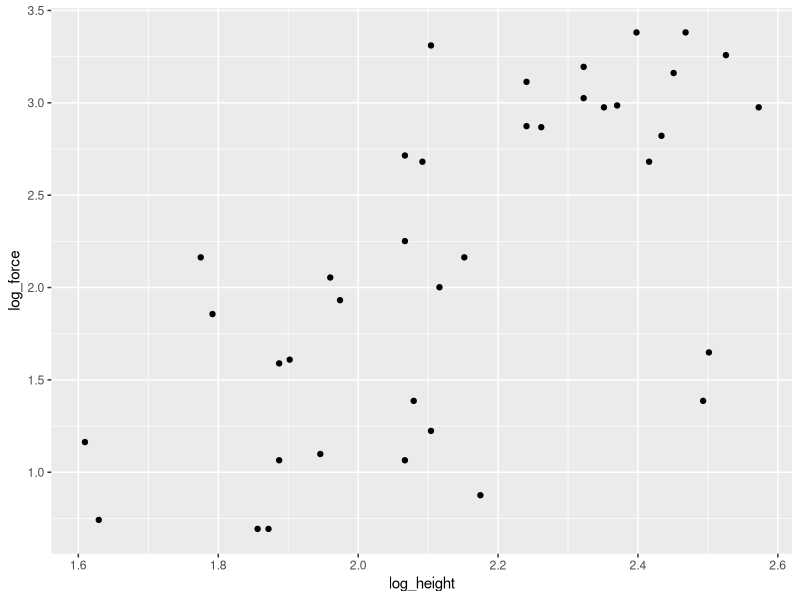
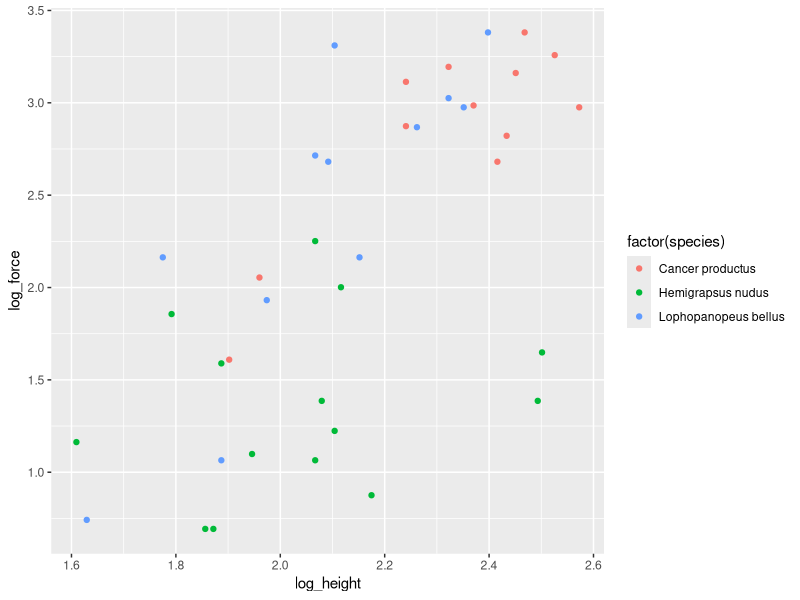
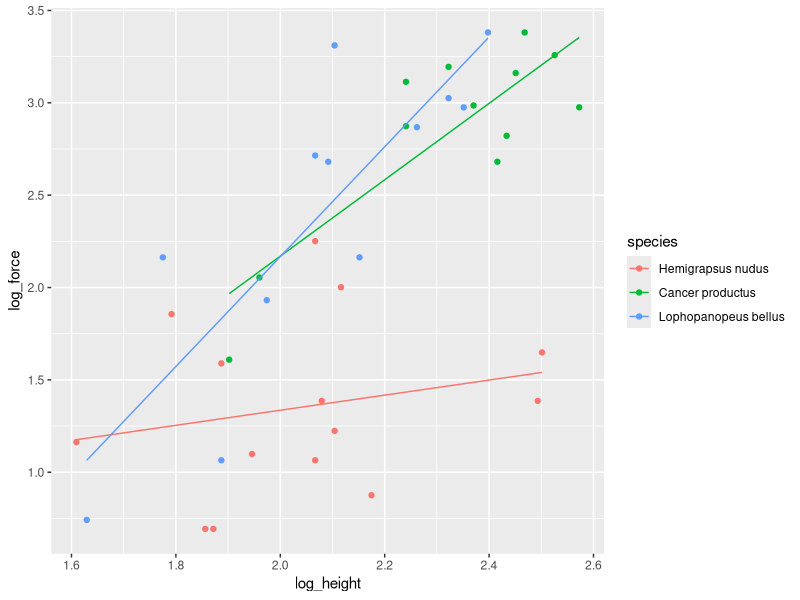
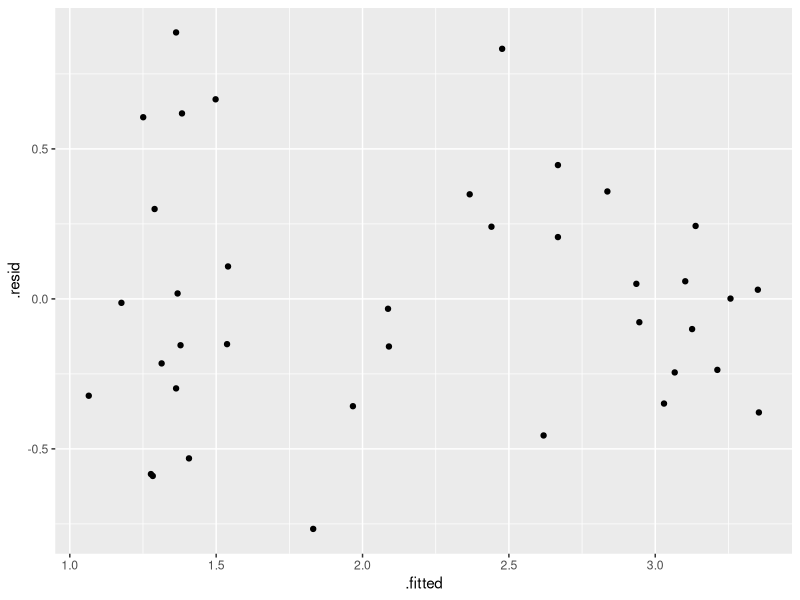

Source code (R) for these figures, in order: (Note: this script raises an error after producing the figures.)
## ---- chunk 1
knitr::opts_chunk$set(echo = TRUE)

library(ggplot2)

## ---- chunk 2

home_dir <- "~/_smu/_src/crabs/"
setwd(home_dir)
data_dir <- "./data"
setwd(data_dir)

crabs <- read.csv("ex0722.csv", stringsAsFactors = FALSE)

setwd(home_dir)

names(crabs) <- tolower(names(crabs))
crabs$species <- as.factor(crabs$species)

crabs$log_force <- log(crabs$force)
crabs$log_height <- log(crabs$height)

# ...	-=-=-=-=-=-=-=-=-=-=-=-=-=-=-=-=-=-=-=-=-=-=-=-=-=-=-=-=-=-=-=-=-=-=-=-=-
# ...	basic plot of data sets
# ...	-=-=-=-=-=-=-=-=-=-=-=-=-=-=-=-=-=-=-=-=-=-=-=-=-=-=-=-=-=-=-=-=-=-=-=-=-

p <- ggplot(crabs, aes(log_height, log_force))
p + geom_point()
p + geom_point(aes(color = factor(species)))

# ...	set reference as Hemigrapsus nudus
crabs <- within(crabs, species <- relevel(species, ref = 2))


# ...	-=-=-=-=-=-=-=-=-=-=-=-=-=-=-=-=-=-=-=-=-=-=-=-=-=-=-=-=-=-=-=-=-=-=-=-=-
# ...	linear model
# ...	-=-=-=-=-=-=-=-=-=-=-=-=-=-=-=-=-=-=-=-=-=-=-=-=-=-=-=-=-=-=-=-=-=-=-=-=-

fit_1 = lm(log_force ~ log_height + species + log_height * species, data = crabs)

summary(fit_1)

pred_1 = data.frame(x = crabs$log_height, y = predict(fit_1, crabs), species = crabs$species)

ggplot(crabs) +
	geom_point(aes(log_height, log_force, color = species)) +
	geom_line(data = pred_1, aes(x, y, color = species))

# ...	-=-=-=-=-=-=-=-=-=-=-=-=-=-=-=-=-=-=-=-=-=-=-=-=-=-=-=-=-=-=-=-=-=-=-=-=-
# ...	residuals vs. fitted values
# ...	-=-=-=-=-=-=-=-=-=-=-=-=-=-=-=-=-=-=-=-=-=-=-=-=-=-=-=-=-=-=-=-=-=-=-=-=-

library(broom)
df <- augment(fit_1)
ggplot(df, aes(x = .fitted, y = .resid)) + geom_point()

# ...	-=-=-=-=-=-=-=-=-=-=-=-=-=-=-=-=-=-=-=-=-=-=-=-=-=-=-=-=-=-=-=-=-=-=-=-=-
# ...	qq plot
# ...	-=-=-=-=-=-=-=-=-=-=-=-=-=-=-=-=-=-=-=-=-=-=-=-=-=-=-=-=-=-=-=-=-=-=-=-=-

library(car)
# Normality of Residuals
# qq plot for studentized resid
qqPlot(fit_1, main = "QQ Plot")
# distribution of studentized residuals
library(MASS)

# ...	-=-=-=-=-=-=-=-=-=-=-=-=-=-=-=-=-=-=-=-=-=-=-=-=-=-=-=-=-=-=-=-=-=-=-=-=-
# ...	Studentized residuals
# ...	-=-=-=-=-=-=-=-=-=-=-=-=-=-=-=-=-=-=-=-=-=-=-=-=-=-=-=-=-=-=-=-=-=-=-=-=-

sresid <- studres(fit_1)

hist(sresid, freq = FALSE,
   main="Distribution of Studentized Residuals")

xfit <- seq(min(sresid), max(sresid), length=40)
yfit <- dnorm(xfit)
lines(xfit, yfit) 


